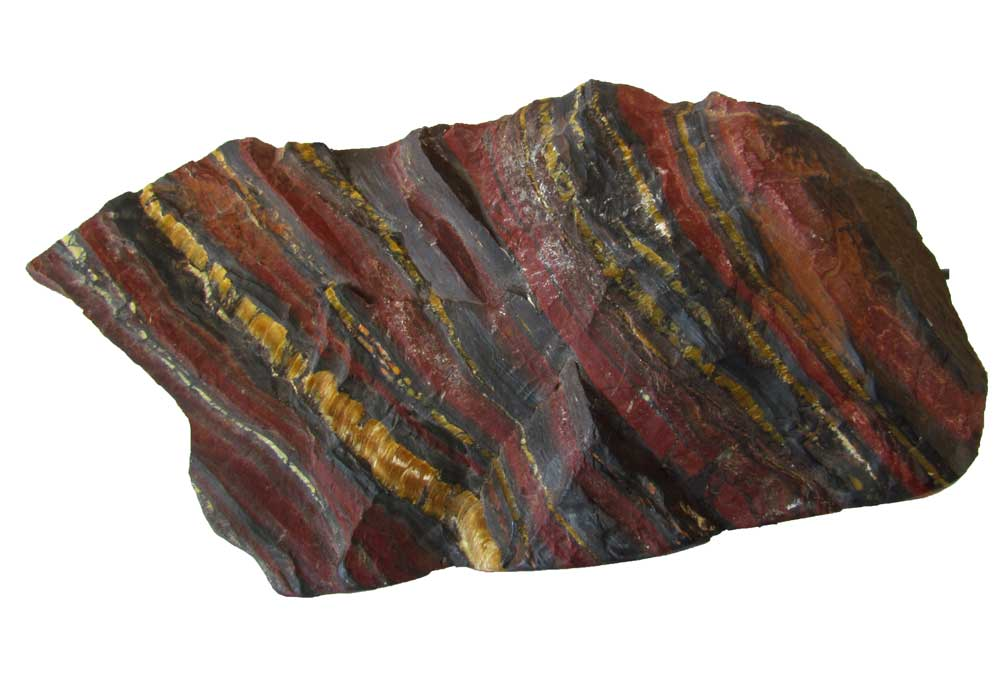
%> input picture _parcial3/Ironstone.jpg, 1000 x 687 px
$ octave Punto1_f.m   (GNU Octave 9; MATLAB toolbox functions it lacks are replaced by stand-ins)
%> lines starting %> are read from the running program, lines starting %| are printed output that depends on the picture; in (x1, y1, x2, y2) boxes, pixels count from 0 and x2, y2 are one past the last pixel; in counts of white or black regions, pixels touching at a corner belong together; the program's own positions count from 1
close all
clear
clc

% Se lee la imagen
img = imread('Ironstone.jpg');
%> img is the input picture: size 687x1000x3 uint8; mean R, G, B 170.7, 160, 154.5

% convierte la imagen cargada a valores de píxeles de tipo double,
% lo que significa que los valores de los píxeles estarán en el rango de 0 a 1 en lugar del rango de 0 a 255.
img = im2double(img);
%> img: size 687x1000x3 double

% Se crea una máscara que identifica las regiones de la imagen que tienen
% un alto contenido de hierro.
% se comparan los valores rgb
mascara = img(:,:,1) > 0.3 & img(:,:,2) < 0.3 & img(:,:,3) < 0.35;
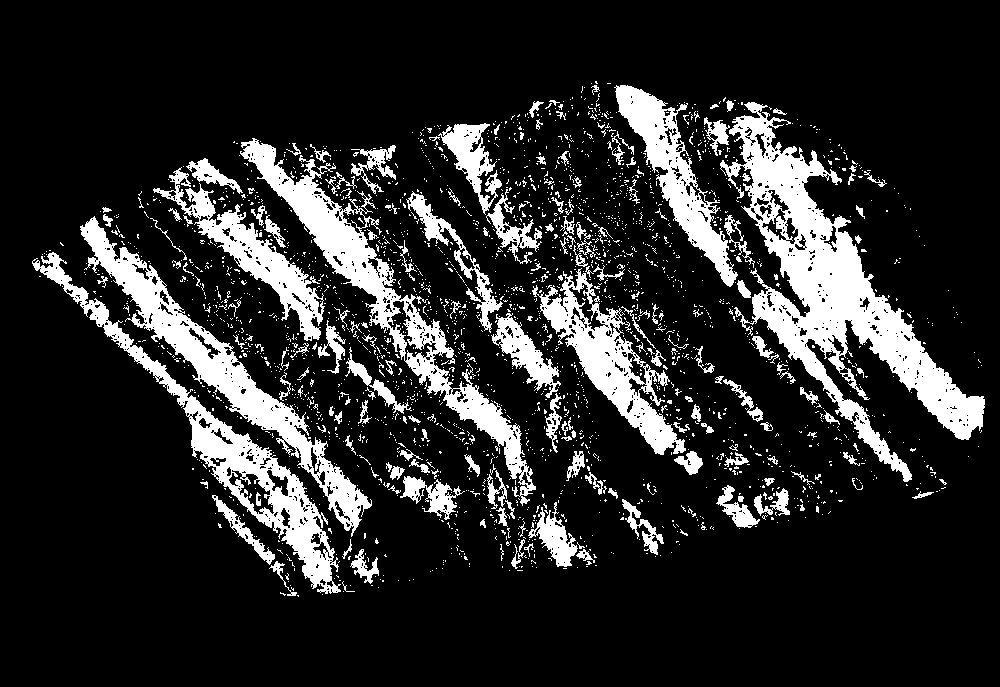
%> mascara: size 687x1000 logical; 16.3% white; 2420 white regions (2231 under 20 px), largest, box (x1, y1, x2, y2) and area: (720, 102, 985, 482) 24867, (240, 138, 536, 506) 12708, (80, 216, 372, 537) 11638

% lo que se hace es replicar la mascara en la 3ra dimension 3 veces en la
% primera y segunda una sola vez dando como resultado una matriz
% tridimensional donde la mascara se repite en cada capa
regionesHierro = repmat(mascara, [1, 1, 3]);

% Crear una copia de la imagen original
imagenCopia = img;

% Resaltar las regiones de hierro invirtiendo los colores
imagenCopia(regionesHierro) = 1.0 - img(regionesHierro);
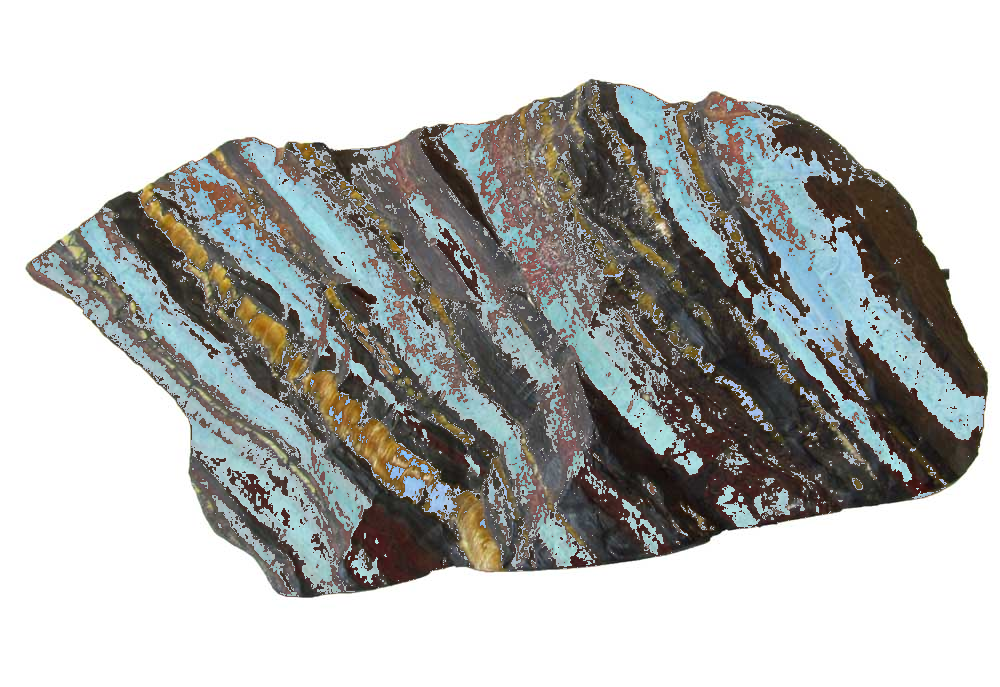
%> imagenCopia: size 687x1000x3 double; mean R, G, B 0.71, 0.715, 0.706

% Mostrar las imágenes original y resaltada lado a lado para comparar
figure;
subplot(1,2,1), imshow(img), title('Imagen Original');
subplot(1,2,2), imshow(imagenCopia), title('Regiones de Hierro Resaltadas');

$ run again, with _parcial3/I1.jpeg copied over _parcial3/Ironstone.jpg
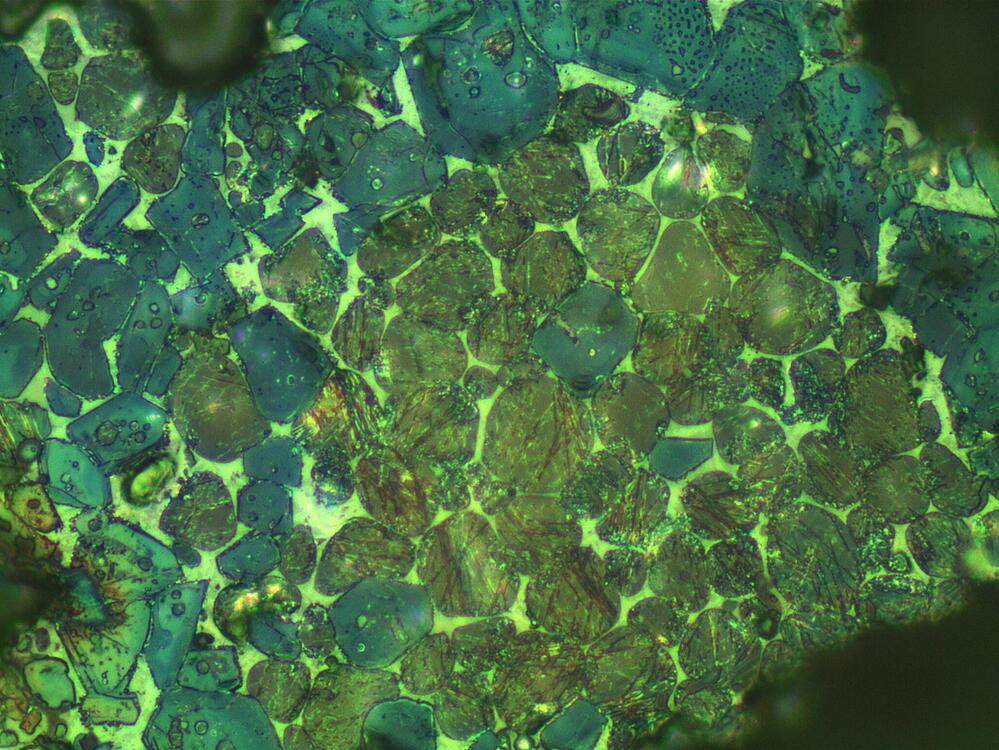
%> input picture _parcial3/I1.jpeg, 999 x 750 px
%> img is the input picture: size 750x999x3 uint8; mean R, G, B 70.2, 109.2, 69.3
%> img: size 750x999x3 double
%> `mascara = img(:,:,1) > 0.3 & img(:,:,2) < 0.3 & img(:,:,3) < 0.35;`:
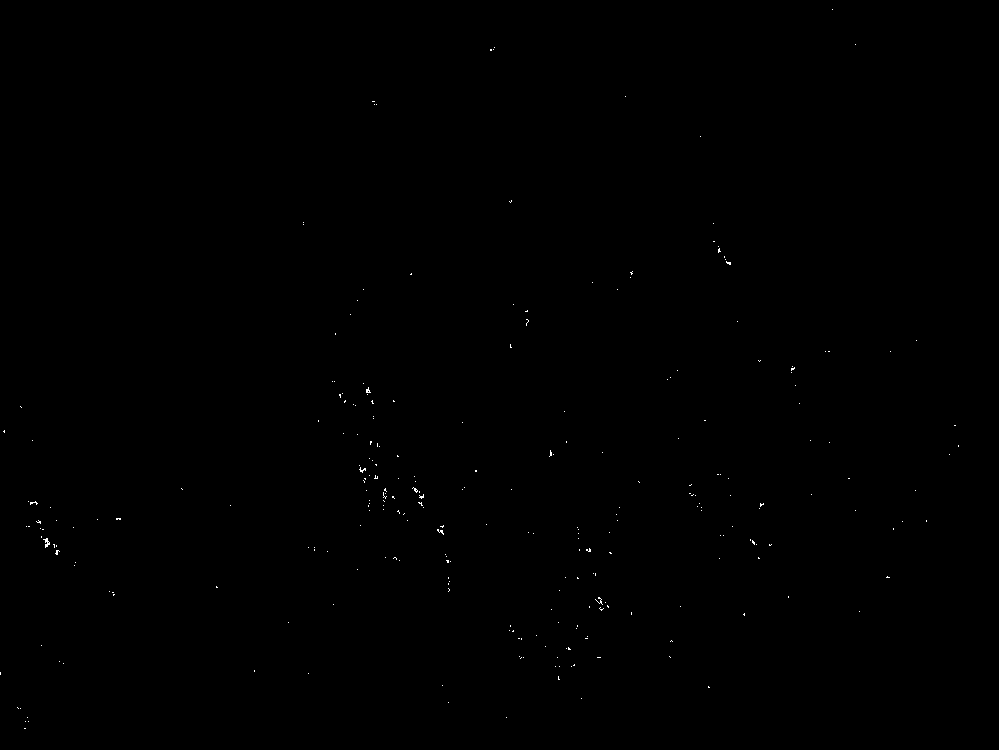
%> mascara: size 750x999 logical; 0.1% white in thin lines or dots
%> regionesHierro: size 750x999x3 logical; 0.1% white in thin lines or dots
